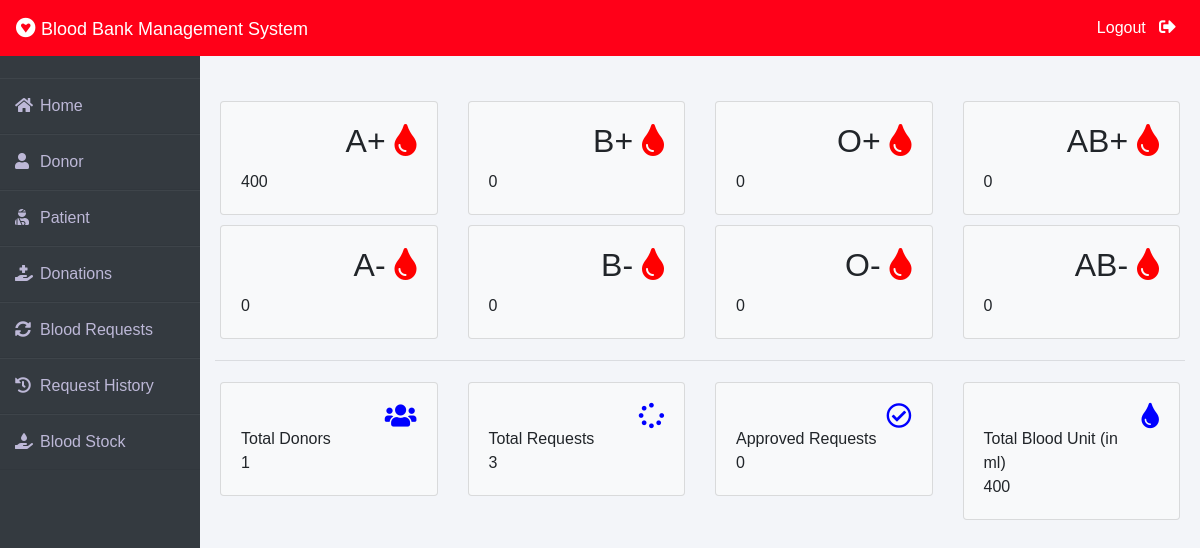
Page /admin-dashboard (signed in) on the earlier database version.
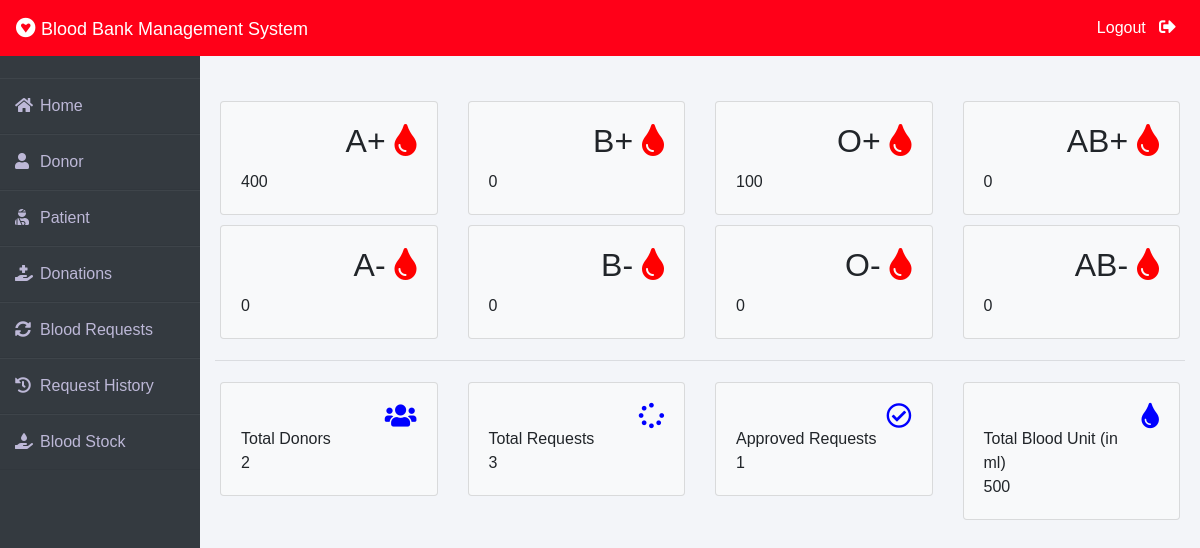
Same page on the later database version.
### blood/models.py (models this page shows, shortened)
class Stock(models.Model):
    bloodgroup=models.CharField(max_length=10)
    unit=models.PositiveIntegerField(default=0)

### blood/views.py (the view)
# urls.py: path('admin-dashboard', views.admin_dashboard_view,name='admin-dashboard'),
@login_required(login_url='adminlogin')
def admin_dashboard_view(request):
    totalunit=models.Stock.objects.aggregate(Sum('unit'))
    dict={
        'A1':models.Stock.objects.get(bloodgroup="A+"),
        'A2':models.Stock.objects.get(bloodgroup="A-"),
        'B1':models.Stock.objects.get(bloodgroup="B+"),
        'B2':models.Stock.objects.get(bloodgroup="B-"),
        'AB1':models.Stock.objects.get(bloodgroup="AB+"),
        'AB2':models.Stock.objects.get(bloodgroup="AB-"),
        'O1':models.Stock.objects.get(bloodgroup="O+"),
        'O2':models.Stock.objects.get(bloodgroup="O-"),
        'totaldonors':dmodels.Donor.objects.all().count(),
        'totalbloodunit':totalunit['unit__sum'],
        'totalrequest':models.BloodRequest.objects.all().count(),
        'totalapprovedrequest':models.BloodRequest.objects.all().filter(status='Approved').count()
    }
    return render(request,'blood/admin_dashboard.html',context=dict)

### templates/blood/admin_dashboard.html (shortened to what the changed rows need)
{% extends 'blood/adminbase.html' %}
{% block content %}
<br><br>
<div class="container">
    <div class="row">
        <div class="col-sm-3">
          <div class="card bg-light">
            <div class="card-body">
                <div class="blood">
                    <h2>A+ <i class="fas fa-tint"></i></h2>
                </div><br><br>
            </div>
          </div>
        </div>
        <div class="col-sm-3">
            <div class="card bg-light">
                <div class="card-body">
                    <div class="blood">
                        <h2>B+ <i class="fas fa-tint"></i></h2>
                    </div><br><br>
                </div>
              </div>
        </div>
        <div class="col-sm-3">
            <div class="card bg-light">
                <div class="card-body">
                    <div class="blood">
                        <h2>O+ <i class="fas fa-tint"></i></h2>
                    </div><br><br>
                    <div>
                      {{O1.unit}}
                    </div>
                </div>
              </div>
          </div>
          <div class="col-sm-3">
            <div class="card bg-light">
                <div class="card-body">
                    <div class="blood">
                        <h2>AB+ <i class="fas fa-tint"></i></h2>
                    </div><br><br>
                </div>
              </div>
          </div>
      </div>
      <div class="row">
        <div class="col-sm-3">
          <div class="card bg-light">
            <div class="card-body">
                <div class="blood">
                    <h2>A- <i class="fas fa-tint"></i></h2>
                </div><br><br>
            </div>
          </div>
        </div>
        <div class="col-sm-3">
            <div class="card bg-light">
                <div class="card-body">
                    <div class="blood">
                        <h2>B- <i class="fas fa-tint"></i></h2>
                    </div><br><br>
                </div>
              </div>
        </div>
        <div class="col-sm-3">
            <div class="card bg-light">
                <div class="card-body">
                    <div class="blood">
                        <h2>O- <i class="fas fa-tint"></i></h2>
                    </div><br><br>
                </div>
              </div>
          </div>
          <div class="col-sm-3">
            <div class="card bg-light">
                <div class="card-body">
                    <div class="blood">
                        <h2>AB- <i class="fas fa-tint"></i></h2>
                    </div><br><br>
                </div>
              </div>
          </div>
      </div>
    <div class="row">
      <div class="col-sm-3">
        <div class="card bg-light">
          <div class="card-body">
              <div class="blood">
                  <i class="fas fa-users"></i>
              </div><br>
              <div>
                  Total Donors <br>
                  {{totaldonors}}
              </div>
          </div>
        </div>
      </div>
      <div class="col-sm-3">
          <div class="card bg-light">
              <div class="card-body">
                  <div class="blood">
                      <i class="far fa-check-circle"></i>
                  </div><br>
                  <div>
                      Approved Requests <br>
                      {{totalapprovedrequest}}
                  </div>
              </div>
            </div>
        </div>
        <div class="col-sm-3">
          <div class="card bg-light">
              <div class="card-body">
                  <div class="blood">
                      <i class="fas fa-tint xyz"></i>
                  </div><br>
                  <div>
                      Total Blood Unit (in ml) <br>
                      {{totalbloodunit}}
                  </div>
              </div>
            </div>
        </div>
    </div>
</div>
{% endblock content %}

Differences in the rows shown:
changed Stock (number 3 of 8 on the later page): unit "0" → "100"
Other differences:
{{ totaldonors }}: "1" → "2"
{{ totalapprovedrequest }}: "0" → "1"
{{ totalbloodunit }}: "400" → "500"
